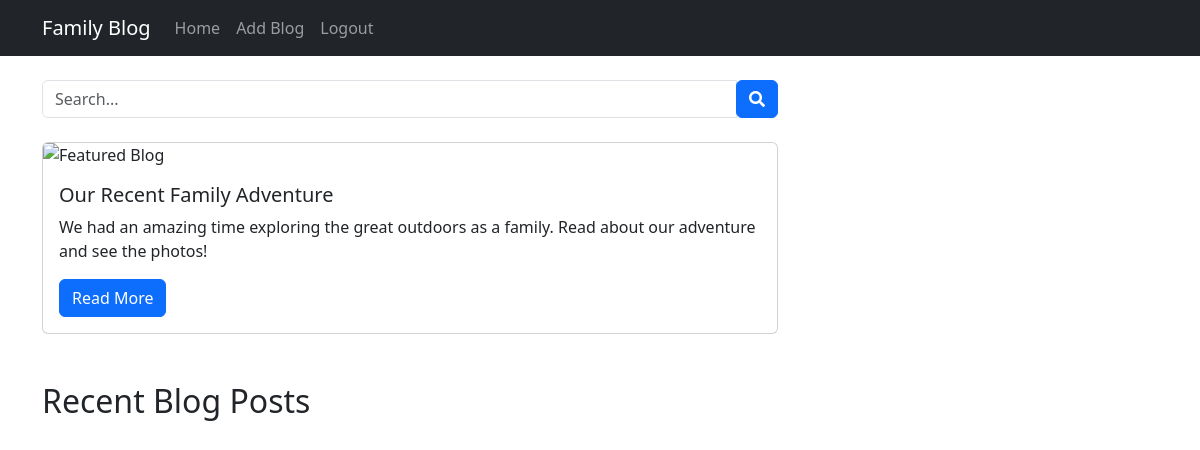
Before: / with the older database file.
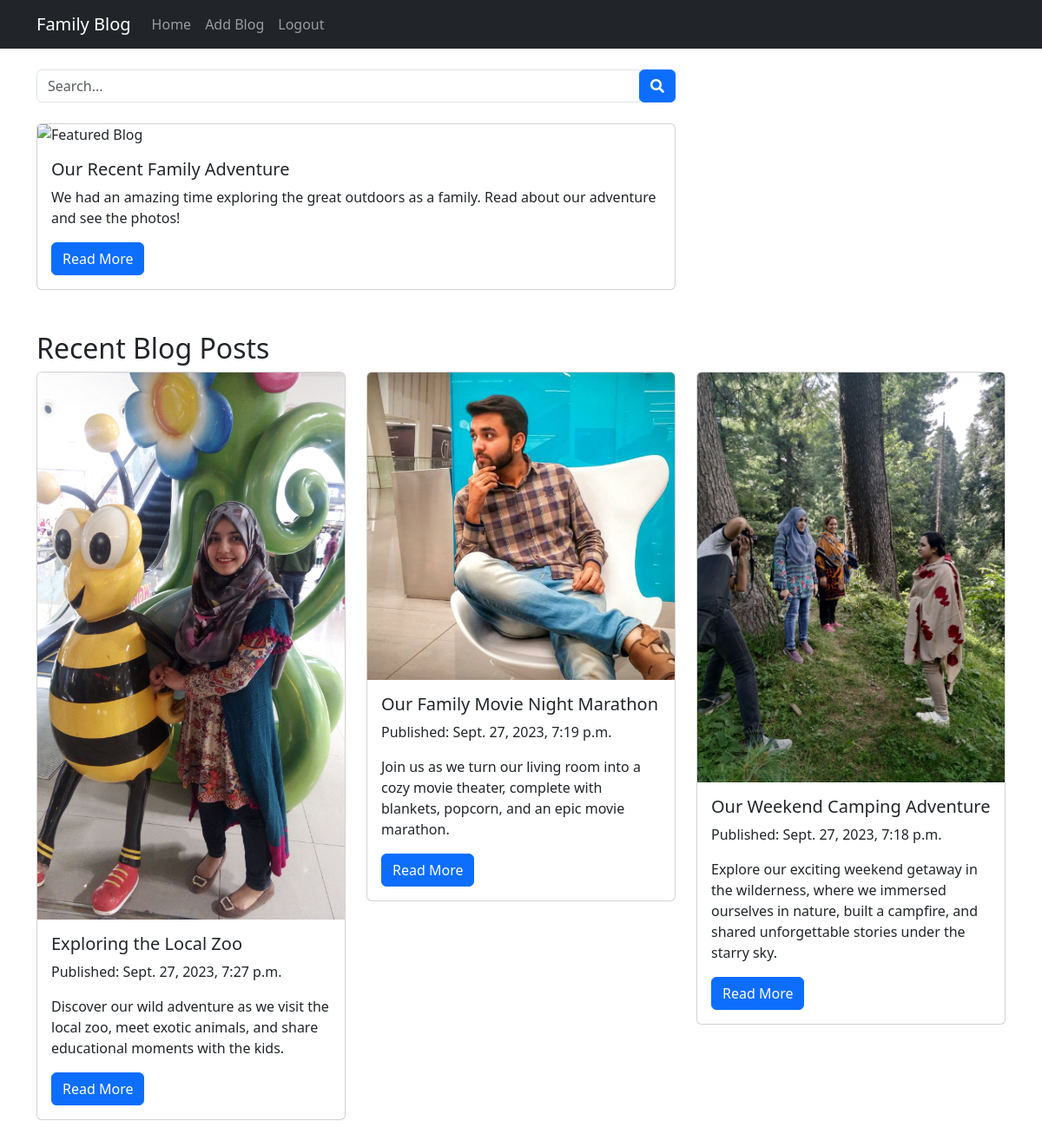
After: the same page with the newer database file.
### blog_app/models.py (models this page shows, shortened)
class BlogPost(models.Model):
    title = models.CharField(max_length=200)
    desc = models.TextField(max_length=600)
    Content = models.TextField()
    pic = models.ImageField(upload_to='static')
    date = models.DateTimeField(auto_now_add=True)

### blog_app/views.py (the view)
# urls.py: 2. Add a URL to urlpatterns:  path('', views.home, name='home')
def home(request):
    blogs = BlogPost.objects.order_by('-date')
    return render(request, 'home.html', {'blogs': blogs})

### templates/home.html (shortened to what this page needs)
<!DOCTYPE html>
<html lang="en">
<head>
    <link rel="stylesheet" href="https://cdn.jsdelivr.net/npm/bootstrap/dist/css/bootstrap.min.css">
    <link rel="stylesheet" href="https://cdnjs.cloudflare.com/ajax/libs/font-awesome/5.15.3/css/all.min.css">
</head>
<body>
<nav class="navbar navbar-expand-lg navbar-dark bg-dark">
    <div class="container">
        <a class="navbar-brand" href="/">Family Blog</a>
        <div class="collapse navbar-collapse" id="navbarNav">
            <ul class="navbar-nav ml-auto">
                <li class="nav-item active">
                    <a class="nav-link" href="/">Home</a>
                </li>
                <li class="nav-item">
                    <a class="nav-link" href="/add">Add Blog</a>
                </li>
                <li class="nav-item">
                    <a class="nav-link" href="/add_blog">Logout</a>
                </li>
            </ul>
        </div>
    </div>
</nav>
<div class="container mt-4">
    <div class="row">
        <div class="col-md-8">
            <form action="/search_results/" method="GET" class="form-inline">
                <div class="input-group">
                    <input type="text" name="query" placeholder="Search..." class="form-control">
                    <div class="input-group-append">
                        <button type="submit" class="btn btn-primary">
                            <i class="fa fa-search"></i>
                        </button>
                    </div>
                </div>
            </form>
        </div>
    </div>
</div>
<div class="container mt-4">
    <div class="row">
        <div class="col-md-8">
            <div class="card mb-4">
                <img src="C:\Users\Python\Pictures\photos\IMG_20200913_110451.jpg" class="card-img-top" alt="Featured Blog">
                <div class="card-body">
                    <h5 class="card-title">Our Recent Family Adventure</h5>
                    <p class="card-text">We had an amazing time exploring the great outdoors as a family. Read about our adventure and see the photos!</p>
                    <a href="/blog/1/" class="btn btn-primary">Read More</a>
                </div>
            </div>
        </div>
    </div>
</div>
<div class="container mt-4">
    <h2>Recent Blog Posts</h2>
    <div class="row">
        {% for blog in blogs %}
        <div class="col-md-4">
            <div class="card mb-4">
                <img src="{{blog.pic.url}}" class="card-img-top" alt="Blog 1">
                <div class="card-body">
                    <h5 class="card-title">{{blog.title}}</h5>
                    <p class="card-text">Published: {{blog.date}}</p>
                    <p class="card-text">{{blog.desc}}</p>
                    <a href="/blog/{{ blog.id}}/" class="btn btn-primary">Read More</a>
                </div>
            </div>
        </div>
        {% endfor %}
    </div>
</div>
</body>
</html>

Changed rows visible on the page:
added BlogPost: pic (picture), title "Exploring the Local Zoo", date "Sept. 27, 2023, 7:27 p.m.", desc "Discover our wild adventure as we visit the local zoo, meet exotic animals, and share educational moments with the kids."
added BlogPost: pic (picture), title "Our Family Movie Night Marathon", date "Sept. 27, 2023, 7:19 p.m.", desc "Join us as we turn our living room into a cozy movie theater, complete with blankets, popcorn, and an epic movie marathon."
added BlogPost: pic (picture), title "Our Weekend Camping Adventure", date "Sept. 27, 2023, 7:18 p.m.", desc "Explore our exciting weekend getaway in the wilderness, where we immersed ourselves in nature, built a campfire, and shared unforgettable stories under the starry sky."
